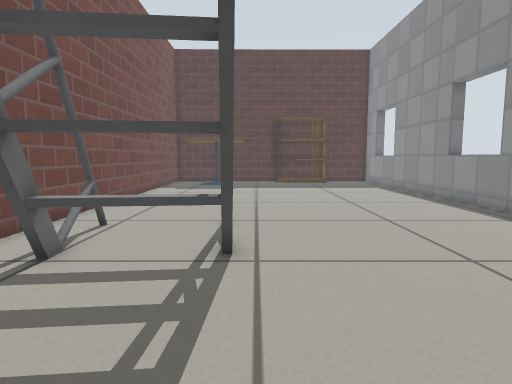
[1] (above)

12 first-person views from a walk through a robot-simulator world made for Gazebo. The camera is 0.48 m above the floor, tilts 6° down and sees 75° across. The floor is counted in squares, 0.25 m on a side. Each view is taken from the middle of a square. On the plan, view 1 faces up. The plan holds only what a view shows up to about 17 squares ahead; the rest is blank. Simple patterns stand in for the simulator's built-in surfaces. Some stock models are drawn as simple stand-ins.

[2]
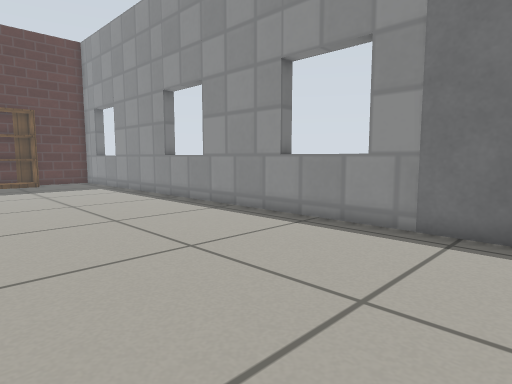

[3]
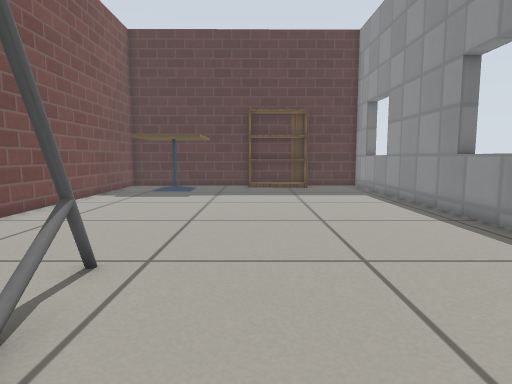

[4]
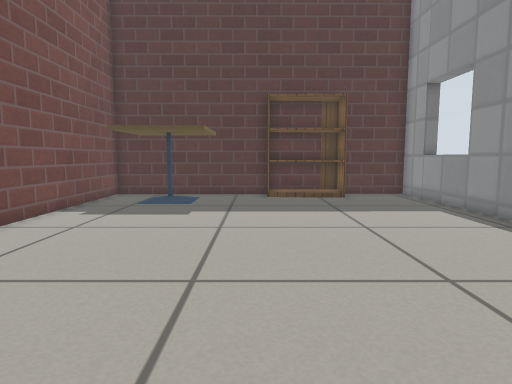

[5]
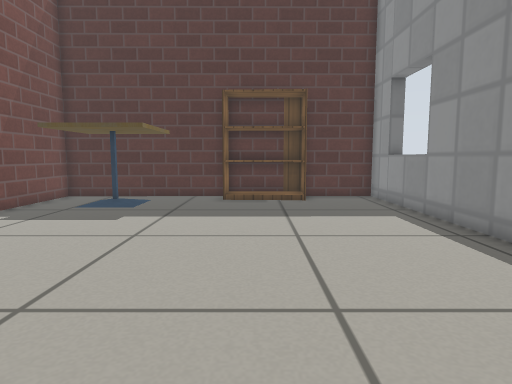

[6]
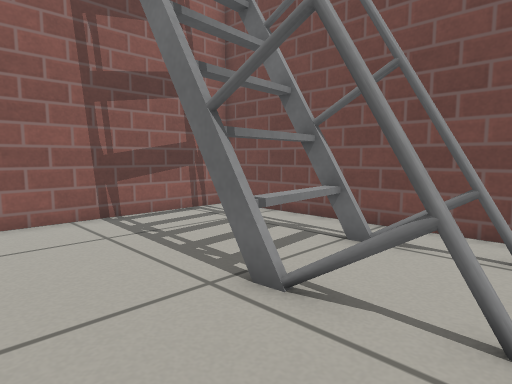

[7]
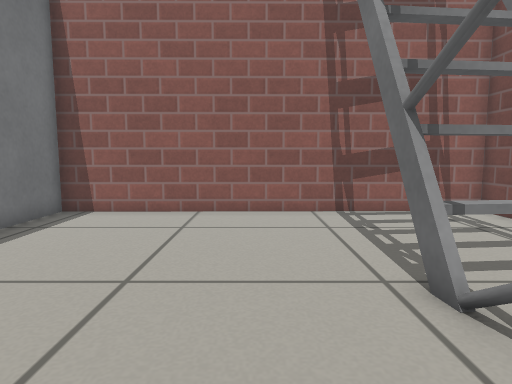

[8]
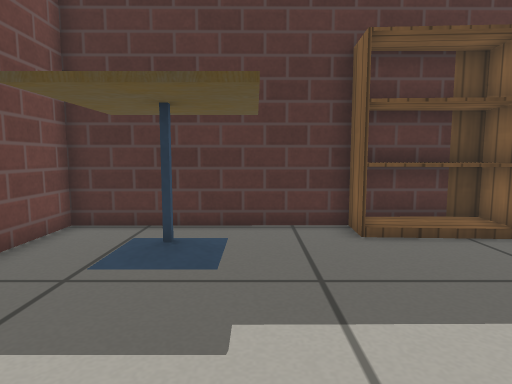

[9]
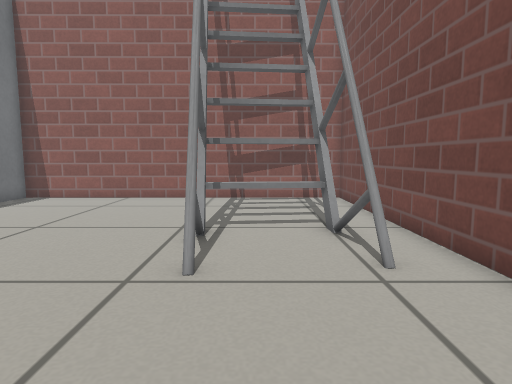

[10]
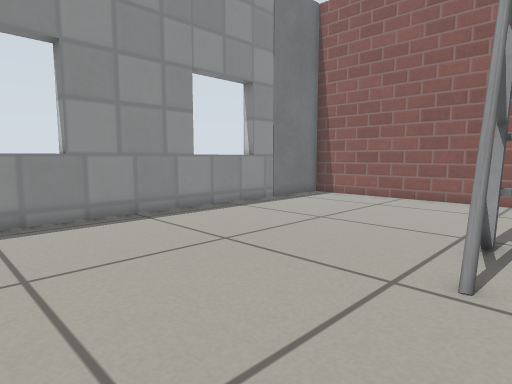

[11]
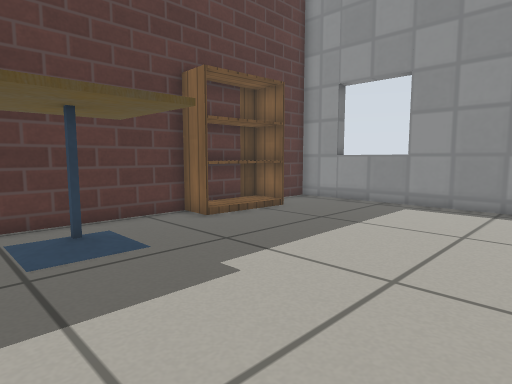

[12]
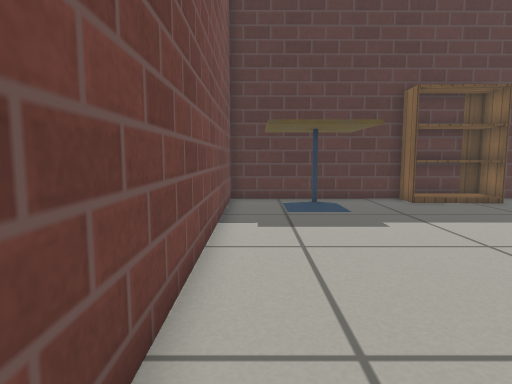

### Floor plan
Points are (right, up) in squares from view 1. A wall is a line through its corners. A room is listed if a view was taken in it or the views show most of it. See-through windows are left out.
Room 1 (views 1, 2, 3, 4, 5, 6, 7, 8, 9, 10, 11, 12)
walls: (8.8, 3) (8.6, 26.3) (5.4, 26.3); (1.5, 26.2) (-6.2, 26.2) (-6, -0.7) (8.9, -0.6)
objects: ladder (-4, 4) to (0, 9); cafe table (-4, 22) to (-1, 25); bookshelf (2, 25) to (5, 26); door leaf (9, 0) to (9, 2)

Positions as (right, up) in squares from view 1, and headings:
1: (0, 0), facing up
2: (0, 0), facing up-right
3: (2, 4), facing up
4: (1, 9), facing up
5: (3, 10), facing up
6: (3, 10), facing down-left
7: (2, 11), facing down
8: (-1, 17), facing up
9: (-2, 15), facing down
10: (-2, 15), facing down-right
11: (-5, 16), facing up-right
12: (-5, 11), facing up
